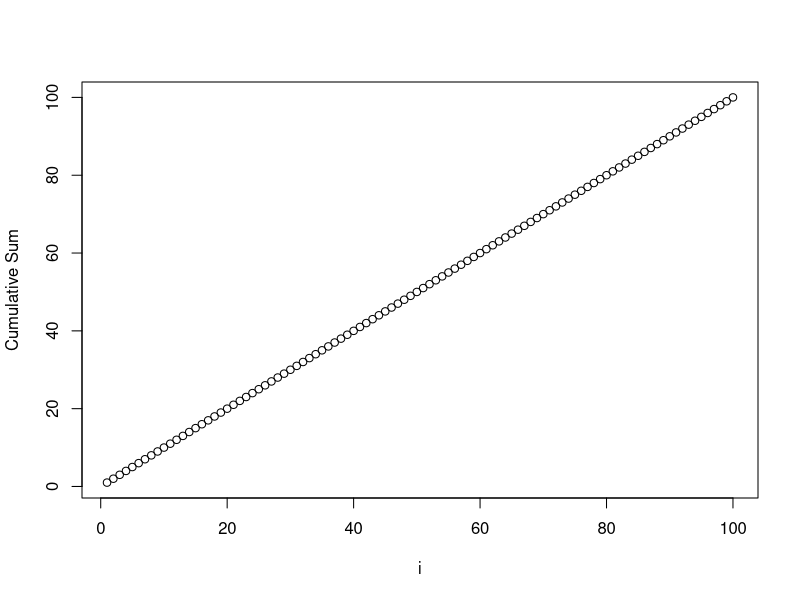

This figure's R source:
random_numbers <- rnorm(100,mean = 1,sd =0)

# Initialize a vector to store the cumulative sum
cumulative_sum <- numeric(length = 100)

# Loop to calculate the cumulative sum
for (i in 1:100) {
  cumulative_sum[i] <- sum(random_numbers[1:i])
}

# Plot the cumulative sum against i
plot(1:100, cumulative_sum, type = "p", xlab = "i", ylab = "Cumulative Sum")